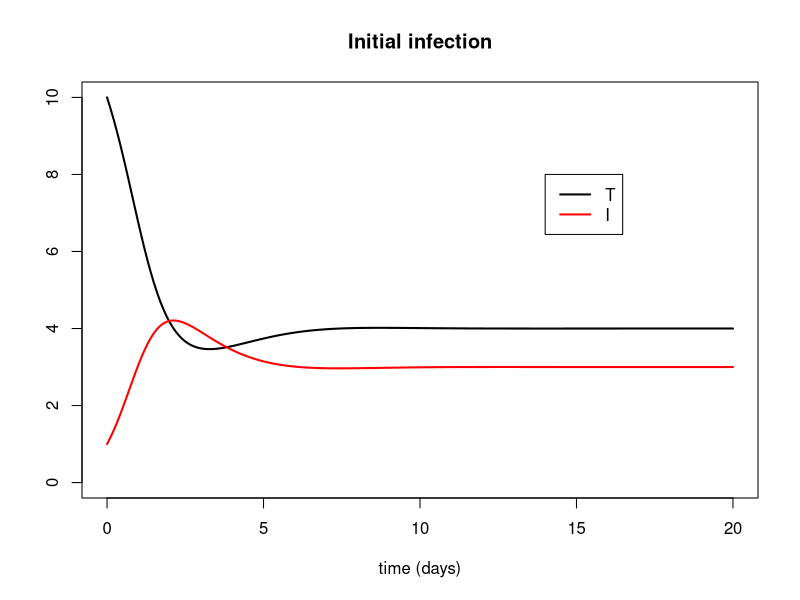
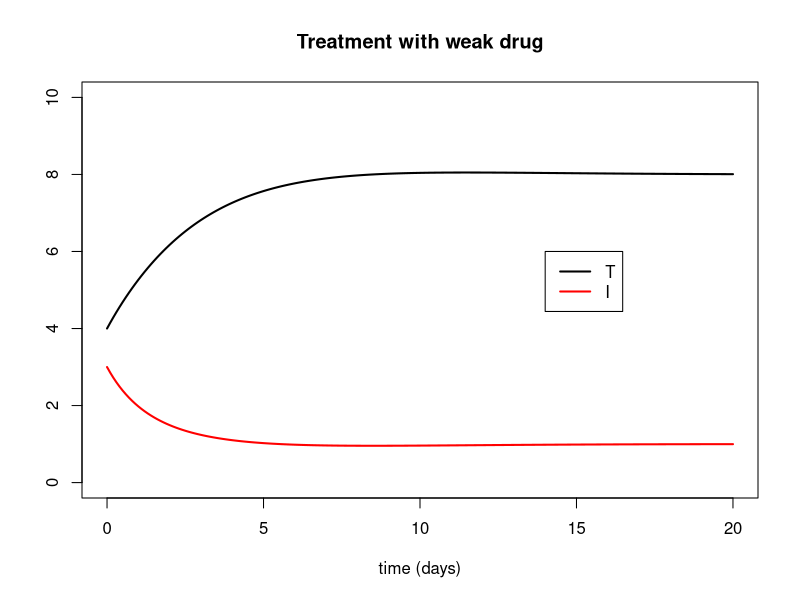
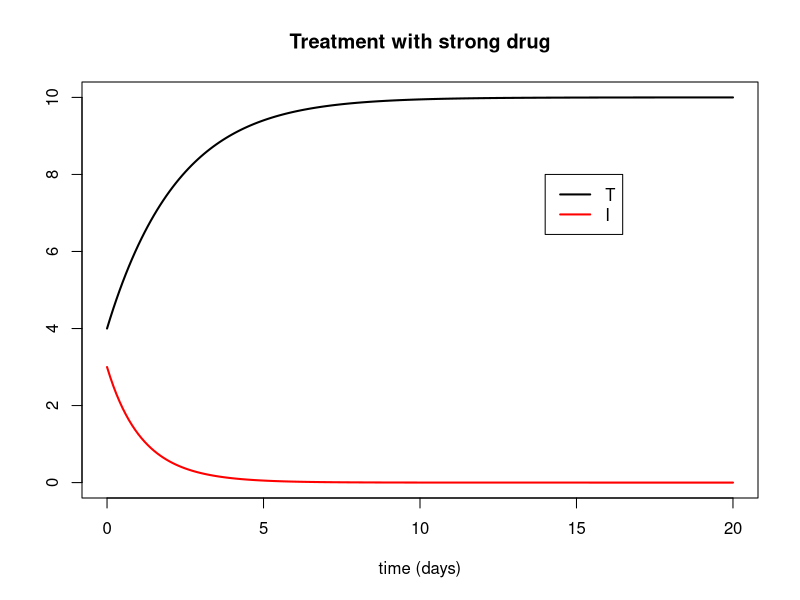

Source code (R) for these figures, in order:
############################################################
### Basic model of HIV dynamics before and during treatment
############################################################

# This is the starting script to the module "Within-host HIV dynamics: the emergence of drug resistance".

# Note: the 'deSolve' library is not part of the basic distribution of R and must be installed separately

###################################
# FUNCTION DEFINITIONS
###################################

###
# hiv(t,x,parms) 
# Use:  Function to calculate derivative of equations in the basic HIV model.
#       Note that this is a variant with no explicit variable for the virus level.
# Input:
# 	t: time (not used here, because there is no explicit time dependence)
# 	x: vector of the current values of all variables
# 	parms: 	dummy variable, which is not used here (normally used to pass on 
#		parameter values, but not needed here because parameters are defined globally)
# Output:
#	der: vector of derivatives

hiv <- function(t,x,parms){
  with(as.list(c(x)),{                # this structure allows us to refer to the elements of x directly
    dt <- lambda - d*T - (1-eps)*b*T*I
    di <- (1-eps)*b*T*I - a*I     
    der <- c(dt,di)
    list(der)
  })    
}

###
# n.integrate(start,end,intstep,init.x,model)
# Use:	Numerical integration of model. Generates a vector of time points for the integration
#       and uses function lsoda (from library odesolve) to integrate the model
# Input:
# 	start: 	start point of integration
# 	end: 	endpoint of integration
#       intstep: the number of integration time points per unit time
#		 a default value is provided
# 	init.x: vector of initial values (at time = start) of all variables
# 	model: 	name of the function to integrate
# Output:
#	data frame with n+1 columns. The first column contains the time points at which
#	x is evaluated. The next n columns are the values of the n variables at these
#	time points

n.integrate <- function(start,end,intstep=10,init.x,model){
  t.out <- seq(start,end,length=(end-start)*intstep+1)
  as.data.frame(lsoda(init.x,t.out,model,parms=parms))
}

###########################
# MAIN PROGRAM
###########################

### LOAD LIBRARIES
#load R library for ordinary differential equation solvers
library(deSolve)

### INITIALIZE PARAMETER SETTINGS

## Model parameters (defined on the time scale of days)
#  I define parameters globally to be able to change them between runs easily

lambda=5
d=0.5
b=0.25
a=1
eps=0

parms <- c() # dummy variable needed for lsoda

# Initial conditions (i.e. the values of all variables at time = start)
I0 <- 1   # to model initial infection
T0 <- lambda/d   # to start from uninfected steady state

init.x <- c(T=T0,I=I0)

### Simulation of initial infection

simlength <- 20
out <- n.integrate(start=0,end=simlength,init.x=init.x,model=hiv)
attach(out)  # this allows us to refer to data columns in out directly

# Plot time course
plot(c(0,simlength),c(0,T0),type="n",main="Initial infection",xlab="time (days)",ylab="")
lines(time,T,lwd=2)
lines(time,I,col="red",lwd=2)
legend(simlength*0.7,T0*0.8,c("T","I"),lwd=c(2,2),col=c("black","red"))

# save endpoint and remove out from search path
init.x <- c(T=T[length(T)],I=I[length(I)])  # save endpoint into init.x
detach(out)

### Simulation of drug treatment with no resistance

# weak drug

eps=0.5
out <- n.integrate(start=0,end=simlength,init.x=init.x,model=hiv)

attach(out)  # this allows us to refer to data columns in out directly
plot(c(0,simlength),c(0,T0),type="n",main="Treatment with weak drug",xlab="time (days)",ylab="")
lines(time,T,lwd=2)
lines(time,I,col="red",lwd=2)
legend(simlength*0.7,T0*0.6,c("T","I"),lwd=c(2,2),col=c("black","red"))
detach(out)

# strong drug

eps=0.9
out <- n.integrate(start=0,end=simlength,init.x=init.x,model=hiv)

# Plot time course
attach(out)  # this allows us to refer to data columns in out directly
plot(c(0,simlength),c(0,T0),type="n",main="Treatment with strong drug",xlab="time (days)",ylab="")
lines(time,T,lwd=2)
lines(time,I,col="red",lwd=2)
legend(simlength*0.7,T0*0.8,c("T","I"),lwd=c(2,2),col=c("black","red"))
detach(out)
